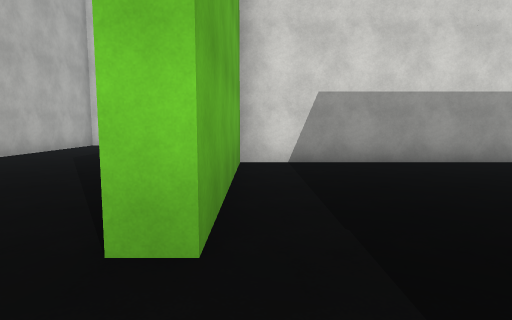
View 1 (above)

24 first-person views from a walk through a Unity game level. The camera is 1.4 m above the floor, tilts 6° down and sees 75° across. The floor is counted in squares, 2 m on a side. Each view is taken from the middle of a square. On the plan, view 1 faces up. The plan holds only what a view shows up to about 10 squares ahead; the rest is blank. The place goes on beyond the plan. The player is left out. Surface patterns are stand-ins for the level's own textures.

View 2
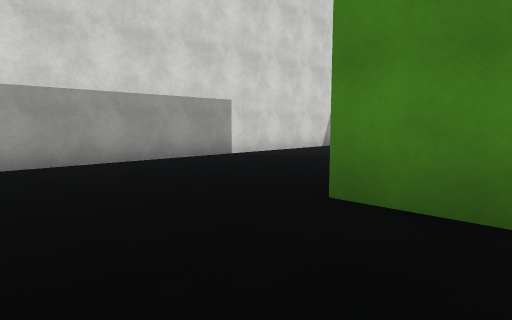

View 3
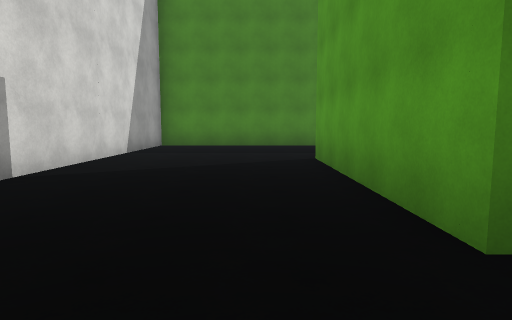

View 4
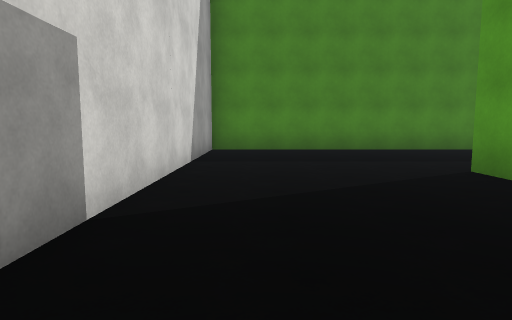

View 5
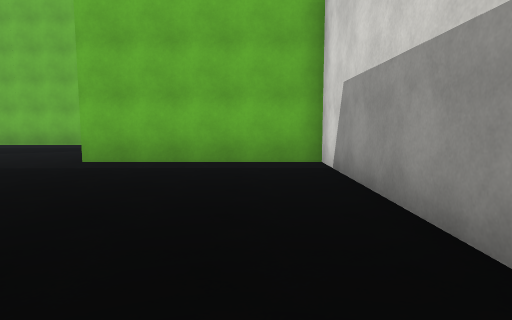

View 6
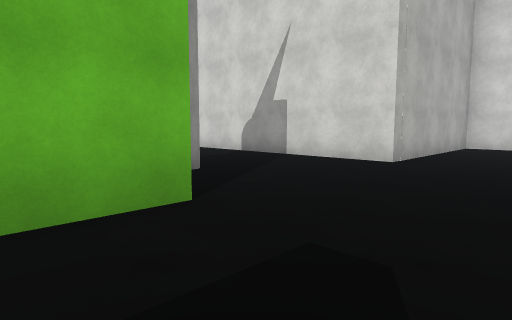

View 7
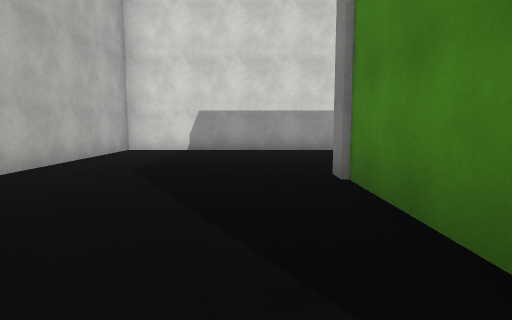

View 8
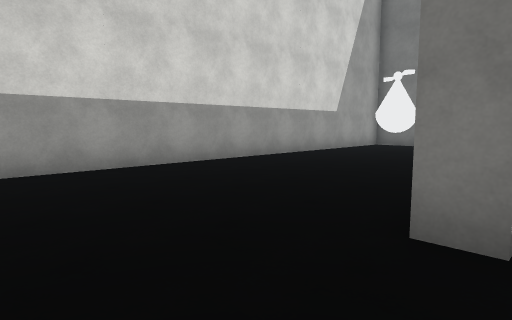

View 9
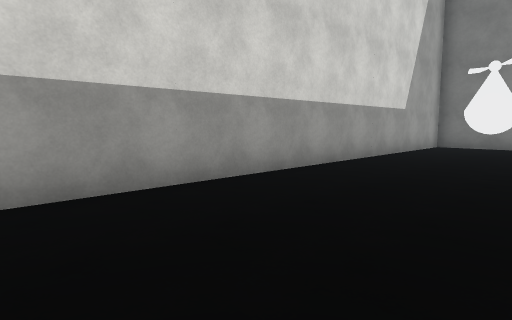

View 10
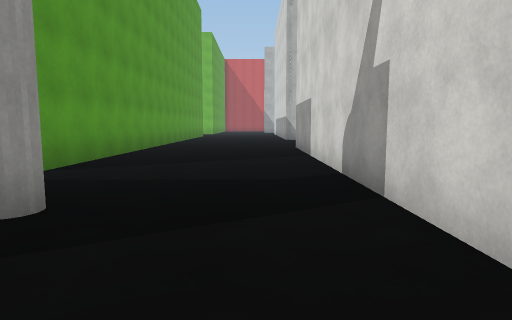

View 11
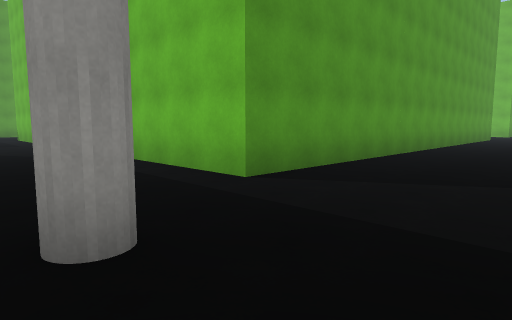

View 12
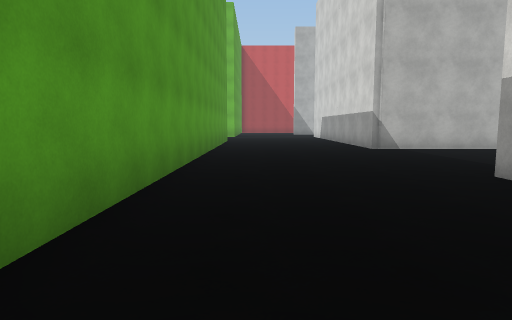

View 13
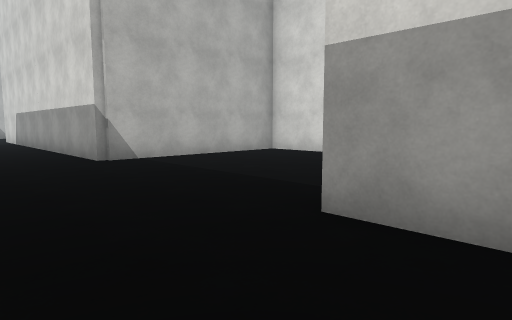

View 14
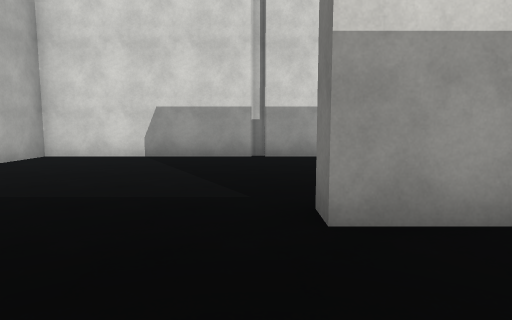

View 15
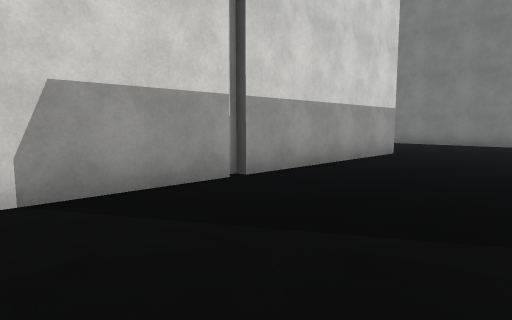

View 16
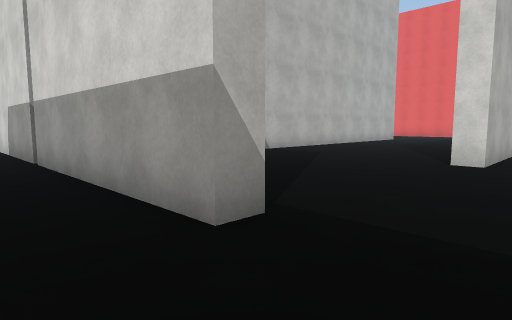

View 17
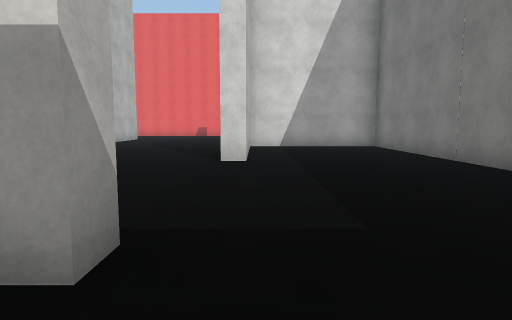

View 18
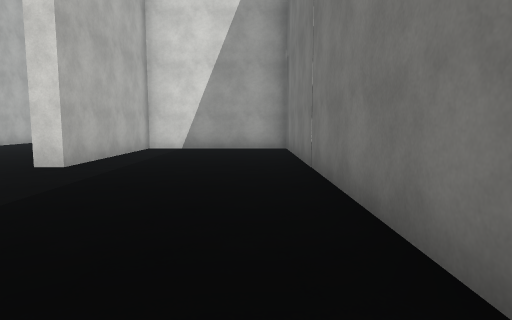

View 19
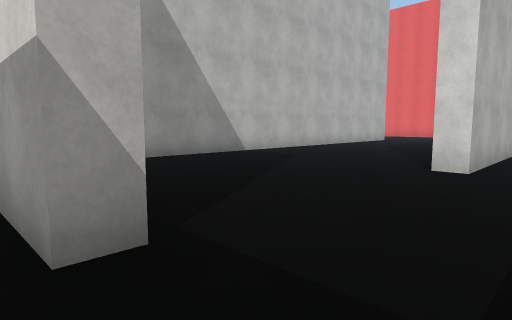

View 20
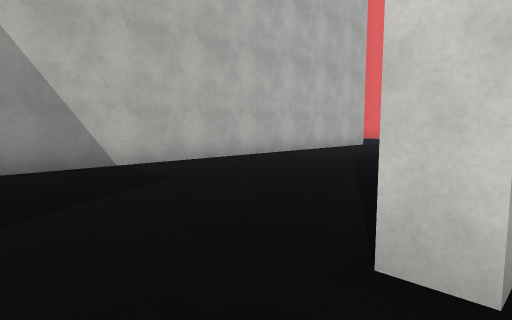

View 21
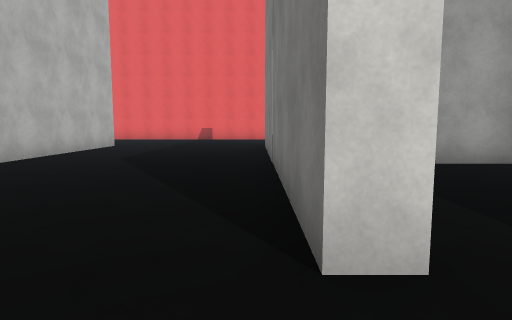

View 22
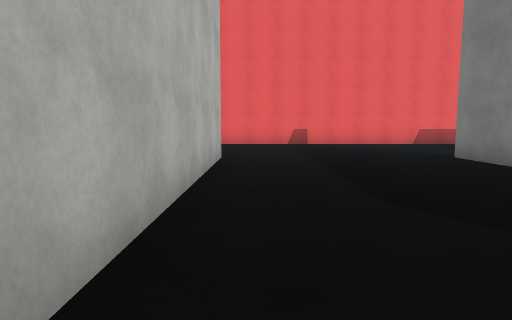

View 23
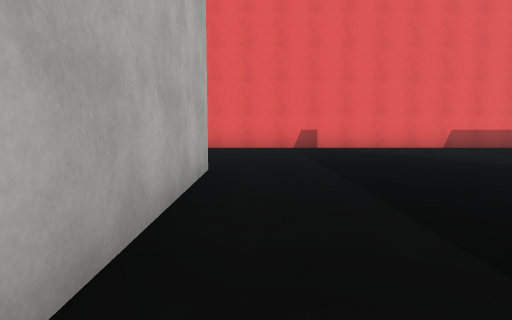

View 24
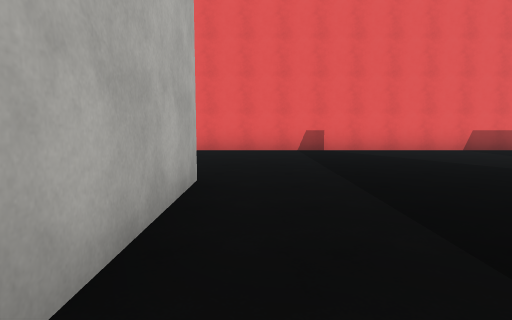

### Floor plan
Points are (right, up) in squares from view 1. A wall is a line through its corners. A room is listed if a view was taken in it or the views show most of it. See-through windows are left out.
Room 1 (views 1, 2, 3, 4, 5)
walls: (3.8, 0.2) (3.8, 1.8) (9, 1.8); (13.5, -0.5) (13.5, 6.3) (-0.3, 6.3) (-0.3, 1.7)
ways out: opening at (-1, 0.5) to room 2
Room 2 (views 6, 7, 8, 9, 10, 11, 12, 13, 14, 15, 16, 17, 18, 19, 20, 21, 22, 23, 24)
walls: (-6.1, 12.1) (-6.1, 21) (-10.2, 21) (-10.2, 16.5) (-10.7, 16.5) (-10.7, 26.2); (7.9, 11.4) (-5.6, 11.4) (-5.6, 6.3) (-15.5, 6.3) (-15.5, 6.8); (-10.8, 12) (-10.8, 11.4) (-15.9, 11.4); (8.5, 9.5) (8.5, 10.8); (-0.8, 3.5) (-0.8, 6.8); (-7.9, 31.2) (-16.8, 31.2); (-0.3, 1.7) (-0.9, 1.7); (-16, 11.4) (-20.7, 11.4) (-20.7, 6.3) (-23.5, 6.3); (-5.6, 1.9) (-5.6, 0.2); (-15.7, 26.2) (-15.7, 14.4); (-21.1, 1.8) (-10.2, 1.8) (-10.2, -0.5)
ways out: opening at (-1, 0.5) to room 1
objects: other object (5, 9) to (6, 10)

Where each view was taken, in squares from view 1:
view 1: 0 up, 0 right, facing up
view 2: 0 up, 1 right, facing up-right
view 3: 3 up, 2 right, facing right
view 4: 5 up, 4 right, facing right
view 5: 5 up, 6 right, facing left
view 6: 0 up, 3 left, facing up-left
view 7: 2 up, 2 left, facing up
view 8: 6 up, 3 left, facing up-right
view 9: 8 up, 3 left, facing up-right
view 10: 5 up, 5 left, facing left
view 11: 5 up, 7 left, facing down-left
view 12: 3 up, 11 left, facing left
view 13: 4 up, 14 left, facing up-left
view 14: 4 up, 16 left, facing up
view 15: 8 up, 19 left, facing up-right
view 16: 10 up, 9 left, facing up-left
view 17: 10 up, 10 left, facing up
view 18: 11 up, 7 left, facing up
view 19: 11 up, 9 left, facing up-left
view 20: 15 up, 10 left, facing up-left
view 21: 15 up, 11 left, facing up
view 22: 19 up, 15 left, facing up
view 23: 21 up, 15 left, facing up
view 24: 22 up, 15 left, facing up
